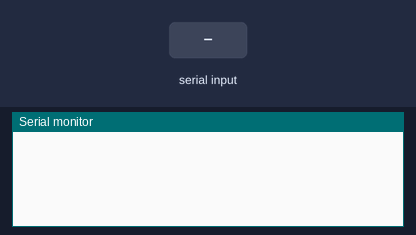
A sketch run on a simulated Arduino Uno, built with avr-gcc and run on an emulated ATmega328P. On the bench: the last lines printed to the serial monitor. The inputs (shaded band) are chosen by the test bench. EEPROM starts erased.

Above: at 1.2 s.
1.3 s: "read 3\n" received over Serial
At 2.5 s:
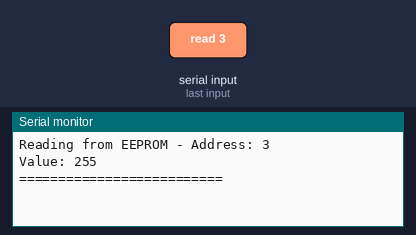
3.5 s: "write 3 10\n" received over Serial
At 5.5 s:
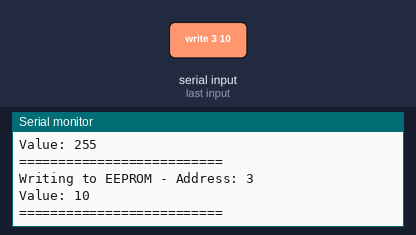

Measured:
- after the input at 1.3 s, the serial monitor: prints a new line after 0.70 s (image 1)
- after the input at 3.5 s, the serial monitor: prints a new line after 0.51 s (image 2)

The sketch:

EEPROM_Basic_ReadWrite.ino
```cpp
/*
This sketch reads/writes from/to EEPROM using the serial monitor.
In the serial monitor the user should be able to type one of two commands: “read” and “write.
"Read" takes one argument, an EEPROM address. "Write" takes two arguments, an EEPROM address and a value.

For example, if the user types “read 3” then the contents of EEPROM address 3 should be printed to the serial monitor.
If the user types “write 3 10” then the value 10 should be written into address 3 of the EEPROM.

Limitations: This sketch will only write to one address bit at a time. you can only enter a value from 0 to 255 to read into EEPROM


*/

#include <EEPROM.h>

String inputString = "";
char incomingByte;
int content = 0;
int address = 0;


//function that accepts an address between 0 and 1023 and returns the
//value that is found in the given address
int readfromEEPROM(int address){
  int value = -0;
  if(address >= 0 && address <= EEPROM.length())
     value = EEPROM.read(address);
  return value;
 }


//function that accepts an address between 0 and 1023 and and a value between 0 and 255 and
// writes that value to the given address
 void wrtieToEEPROM(int address, int value){
  //
  if(address >= 0 && address <= 1023)
    EEPROM.write(address, value);
  return;
 }


void setup() {
    // initializing the serial monitor and
    //setting the baud rate
    Serial.begin(9600);

}

void loop() {

  // Read in the input from the serial monitor:
  while(Serial.available() > 0){
    //store char value into a string
    incomingByte = Serial.read();
    // concat the char value building up the full string
    inputString = inputString + incomingByte;
    // convert the string to lower case
    inputString.toLowerCase();

  }
  //if the user types in the read command, then
   if ((inputString.substring(0, 4) == "read") && (inputString.length() > 5  && inputString.length() < 10 )){
      //need to extract the number from the string
      String addr = inputString.substring(4, inputString.length());
      addr.trim();
      address = addr.toInt();
      Serial.print("Reading from EEPROM - Address: ");
      Serial.println(address, DEC);
      Serial.print("Value: ");
      //then read the value at the given address and print to the serial monitor
      Serial.println(readfromEEPROM(address), DEC);
      Serial.println("==========================");
      //clear the input string
      inputString = "";
   }

  // if the user typed in the write command then
   if ((inputString.substring(0,5) == "write") && (inputString.length() > 8 && inputString.length() < 15)){
      String addr = inputString.substring(5, inputString.length());
      String cnt = inputString.substring(5, inputString.length());
      String laddr = "";
      String lval = "";
      addr.trim();
      cnt.trim();
      int gappos = 0;
      //
      //need to determine where the blank char between the two numbers is
      for(int i = 0; i < addr.length(); i++){
          if(addr[i] == ' '){
            gappos = i;
          }
      }
      //then extract the first number string which is the address
      laddr = addr.substring(0, (gappos + 1));
      //extract the second number string which is the value
      lval = addr.substring(gappos, addr.length());
      //convert the number strings into integers
      address = laddr.toInt();
      content = lval.toInt();
      //
      Serial.print("Writing to EEPROM - Address: ");
      Serial.println(address, DEC);
      Serial.print("Value: ");
      Serial.println(content, DEC);
      //write the value into the address location specified
      wrtieToEEPROM(address, content);
      Serial.println("==========================");
      //clear the input string
      inputString = "";
   }
    //clear the input string
   inputString = "";
    delay(2000);

}// end loop
```
